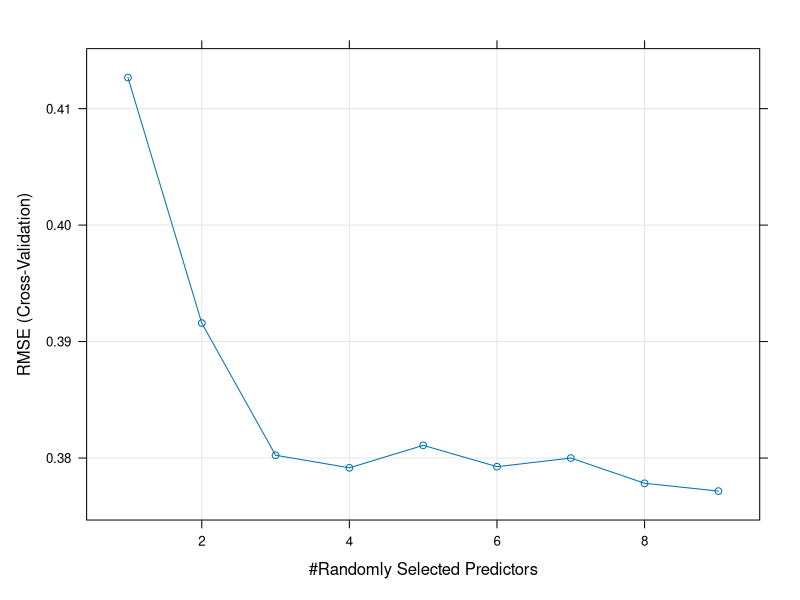

This chart was generated by the following R code:
## ---- chunk 1
knitr::opts_chunk$set(echo = TRUE, fig.path = "../images/")
## ---- chunk 2
#knitr::opts_chunk$set(fig.path = "/images/")

options(knitr.duplicate.label = "allow")

library(rmarkdown)
#rmarkdown::render("C:/Users/Owner/OneDrive/Documents/ST501/smacrop.github.io558/_Rmd/2023-07-20-ST558BPfour.Rmd",
#          output_format = "github_document",
#          output_dir = "C:/Users/Owner/OneDrive/Documents/ST501/smacrop.github.io558/_Rmd/",
#          output_options = list(keep_html=FALSE))
## ---- chunk 3
library(caret)
irisIndex <- createDataPartition(iris$Sepal.Length, p = 0.2, list = FALSE)
irisTrain <- iris[irisIndex, ]
irisTest <- iris[-irisIndex, ]
rfFit <- train(Sepal.Length ~ ., data = irisTrain,
               method = "rf",
               trControl = trainControl(method = "cv",
                                        number = 5),
               tuneGrid = data.frame(mtry = 1:9))

pred <- predict(rfFit, newdata = irisTest)
postResample(pred, irisTest$Sepal.Length)
## ---- chunk 4
plot(rfFit)
